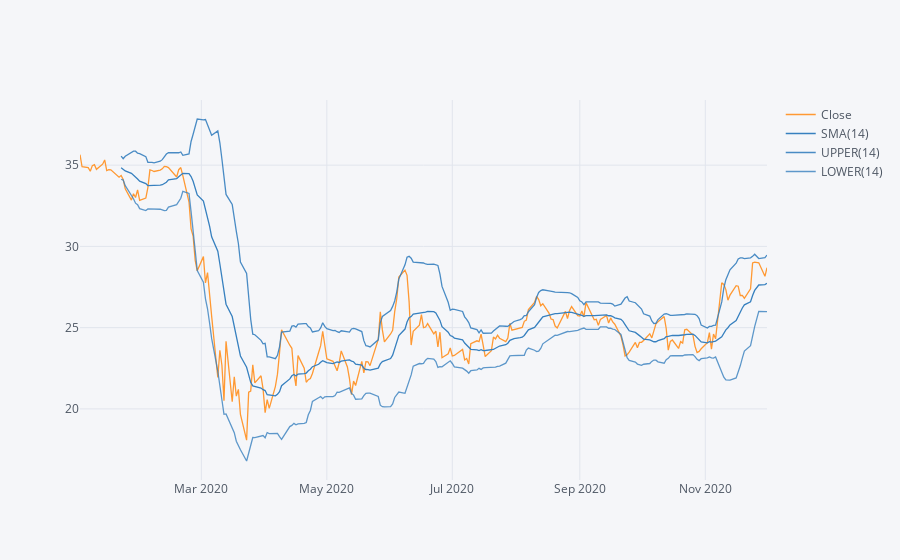

The notebook cell this image was saved under:
### Markdown cell above
**Creating a Bollinger Band Plot for Bank of America for the year 2020.**

### Code cell
BAC['Close'].loc['2020-01-01':'2020-12-01'].ta_plot(study='boll')

### Figure 1 — Plotly figure (JSON) as saved in the notebook; plotly's stock layout.template omitted (floating-point values rounded to 4 significant figures; data arrays with more than 128 entries replaced by an {"elided": "..."} marker saying what was removed)
{"data": [{"line": {"color": "rgba(255, 153, 51, 1.0)", "dash": "solid", "shape": "linear", "width": 1.3}, "mode": "lines", "name": "Close", "text": "", "type": "scatter", "x": {"elided": "232 str values"}, "y": {"elided": "232 float values"}}, {"line": {"color": "rgba(55, 128, 191, 1.0)", "dash": "solid", "shape": "linear", "width": 1.3}, "mode": "lines", "name": "SMA(14)", "text": "", "type": "scatter", "x": {"elided": "232 str values"}, "y": {"elided": "232 mixed values"}}, {"line": {"color": "rgba(55, 128, 191, 0.8999999999999999)", "dash": "solid", "shape": "linear", "width": 1.3}, "mode": "lines", "name": "UPPER(14)", "text": "", "type": "scatter", "x": {"elided": "232 str values"}, "y": {"elided": "232 mixed values"}}, {"line": {"color": "rgba(55, 128, 191, 0.7999999999999998)", "dash": "solid", "shape": "linear", "width": 1.3}, "mode": "lines", "name": "LOWER(14)", "text": "", "type": "scatter", "x": {"elided": "232 str values"}, "y": {"elided": "232 mixed values"}}], "layout": {"legend": {"bgcolor": "#F5F6F9", "font": {"color": "#4D5663"}}, "paper_bgcolor": "#F5F6F9", "plot_bgcolor": "#F5F6F9", "title": {"font": {"color": "#4D5663"}}, "xaxis": {"gridcolor": "#E1E5ED", "showgrid": true, "tickfont": {"color": "#4D5663"}, "title": {"font": {"color": "#4D5663"}, "text": ""}, "zerolinecolor": "#E1E5ED"}, "yaxis": {"gridcolor": "#E1E5ED", "showgrid": true, "tickfont": {"color": "#4D5663"}, "title": {"font": {"color": "#4D5663"}, "text": ""}, "zerolinecolor": "#E1E5ED"}}}
